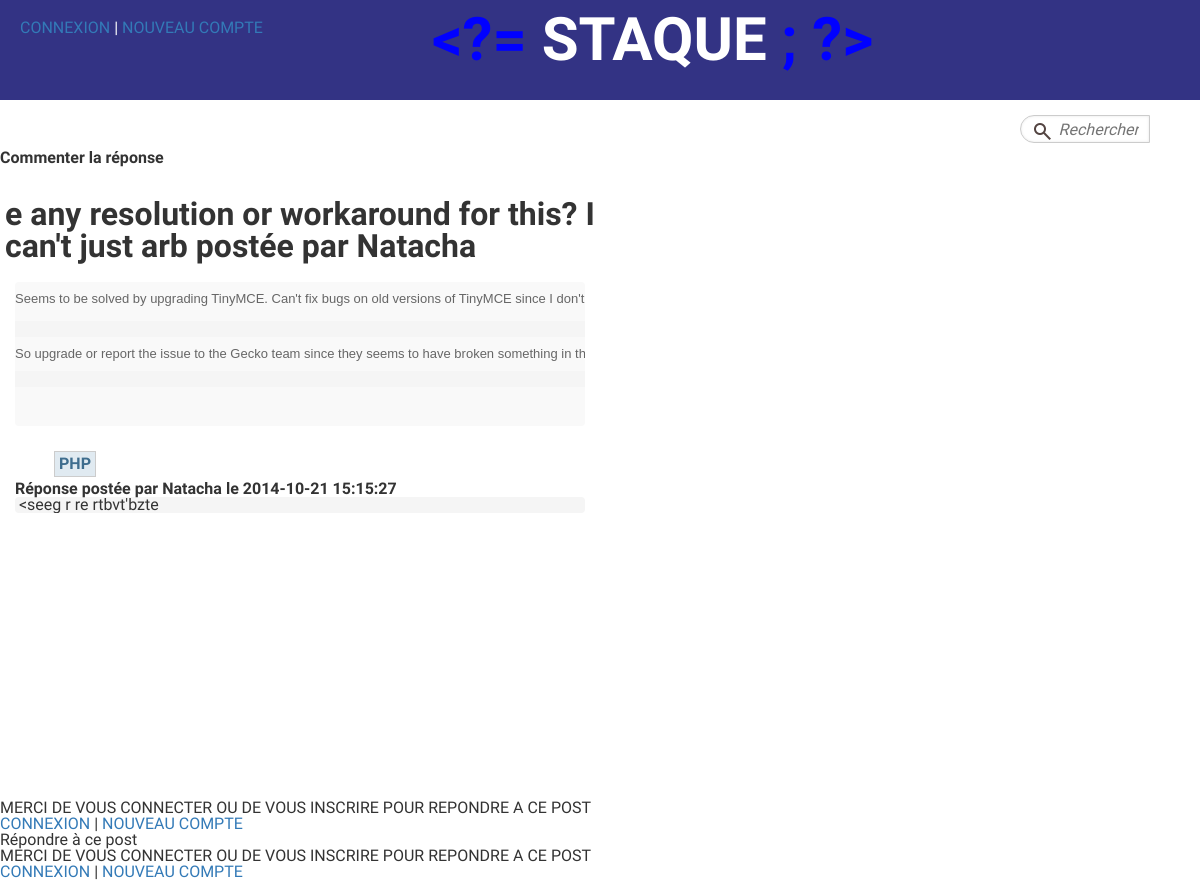
Page /questionsDetail.php?id=105 on the committed database.
### tables this page shows
CREATE TABLE IF NOT EXISTS `questions` (
  `id` int(11) NOT NULL AUTO_INCREMENT,
  `title` varchar(150) NOT NULL,
  `contenu` text NOT NULL,
  `id_user` int(11) NOT NULL,
  `keyword1` varchar(255) NOT NULL,
  `keyword2` varchar(255) DEFAULT NULL,
  `keyword3` varchar(255) DEFAULT NULL,
  `keyword4` varchar(255) DEFAULT NULL,
  `keyword5` varchar(255) DEFAULT NULL,
  `vote_type` tinyint(4) NOT NULL,
  `dateCreated` datetime NOT NULL,
  `dateModified` datetime NOT NULL,
  PRIMARY KEY (`id`)
);

CREATE TABLE IF NOT EXISTS `users` (
  `id` int(11) NOT NULL AUTO_INCREMENT,
  `name` varchar(255) NOT NULL,
  `avatar` varchar(255) DEFAULT NULL,
  `email` varchar(50) NOT NULL,
  `username` varchar(50) NOT NULL,
  `password` varchar(255) NOT NULL,
  `salt` varchar(50) NOT NULL,
  `token` varchar(50) NOT NULL,
  `dateRegistered` datetime NOT NULL,
  `dateModified` datetime NOT NULL,
  `job` varchar(255) NOT NULL,
  `country` varchar(255) NOT NULL,
  `language` varchar(255) NOT NULL,
  `externallink` varchar(255) DEFAULT NULL,
  PRIMARY KEY (`id`)
);

CREATE TABLE IF NOT EXISTS `answers` (
  `id` int(11) NOT NULL AUTO_INCREMENT,
  `contenu` text NOT NULL,
  `id_question` int(11) NOT NULL,
  `id_user` int(11) NOT NULL,
  `dateCreated` datetime NOT NULL,
  `dateModified` datetime NOT NULL,
  PRIMARY KEY (`id`)
);

### inc/functions.php (called while the page is built, shortened)
<?php
	function userIsLogged(){
		return false;
	}
?>

### questionsDetail.php (the view, shortened to what this page needs)
<?php
    include("db.php");
    include("inc/functions.php");
    include("inc/top.php");
$id = "";
if (!empty($_GET['id'])){
    $id = $_GET['id'];
  }
$sql="SELECT questions.id AS questId, questions.title, questions.contenu, questions.id_user AS userId,
  questions.keyword1, questions.keyword2, questions.keyword3, questions.keyword4, questions.keyword5, questions.dateCreated,
  users.id AS idUser, users.name, users.avatar, users.email, users.username, users.password, users.job, users.country, users.language, users.externallink
      FROM questions
      LEFT JOIN users on users.id=questions.id_user
      WHERE questions.id= :id";
    $stmt=$dbh->prepare($sql);
    $stmt ->bindValue(":id", $id);
    $stmt->execute();
    $question=$stmt->fetch();
$sql="SELECT answers.id AS answId, answers.id_question, answers.contenu, answers.id_user, answers.dateCreated, users.id, users.username
      FROM answers
      LEFT JOIN users on users.id=answers.id_user";
    $stmt=$dbh->prepare($sql);
    $stmt->execute();
    $answers=$stmt->fetchAll();
$sql="SELECT questions.id AS questId,
            comments.id AS commId, comments.id_question, comments.contenu AS commContent, comments.id_user AS commIdUser, comments.id_answer AS commAnswId, comments.dateCreated,
            answers.id AS answId, answers.id_question, answers.contenu AS answContent, answers.id_user AS answIdUser, users.id AS idUser, users.username
      FROM comments
      LEFT JOIN questions on questions.id = comments.id_question
      LEFT JOIN answers on answers.id=comments.id_answer
      LEFT JOIN users on users.id=comments.id_user";
    $stmt=$dbh->prepare($sql);
    $stmt->execute();
    $comments=$stmt->fetchAll();
?>
<main class="mainContentQuestions">
<div class="maindetail">
        <div id="questionDetail">
            <h3><?php echo $question['title']; ?> postée par  <?php echo $question['username']; ?></h3>
            <div id="contenu">
            <pre><?php echo $question['contenu']; ?></pre>
            <div>
<div id="tag">
            <p class="keyword">
              <?php echo $question['keyword1']; ?>
            </p>
          </div>
        </div>
      </div>
<?php
foreach ($answers as $answer) {
      if ($_GET['id'] == $answer['id_question']) { ?>
            <div id="contenu">
            <h2 style="font-weight: 700">Réponse postée par  <?php echo $answer['username']; ?> le <?php echo $answer['dateCreated']; ?></h2>
            <pre><?php echo $answer['contenu']; ?></pre>
            </div>
<?php
      foreach ($comments as $comment) {
?>
            </div>
      <?php  }
 include("commenter.php");
      }
}?>
  <?php include("repondre.php") ?>
<?php include("inc/bottom.php"); ?>

### commenter.php (shortened to what this page needs)
<?php
    $commentaire = "";
    $quest_id = "";
    if (!empty($_GET['id'])){
    $quest_id = $_GET['id'];
    }
?>
<h4 style="font-weight: 700">Commenter la réponse</h4>
</div>
<?php if (userIslogged()){ ?>
<form action="commenter.php" method="POST">
        <div class="field_container">
            <input type="hidden" name="answer_id" value="<?php echo $answer['answId']; ?>">
            <input type="hidden" name="quest_id" value="<?php echo $quest_id; ?>">
            <input type="hidden" name="comment_id" value="<?php echo $comment['commId']; ?>">
            <div id="comment">
            <textarea value="<?php echo $commentaire; ?>" id="commentaire" cols="30" rows="5" name="commentaire">
            </textarea>
            <div>
<?php
                if (!empty($errors)){
                    echo '<ul class="errors">';
                    foreach($errors as $error){
                        echo '<li>'.$error.'</li>';
                    }
                    echo '</ul>';
                }
        ?>
            <label for="quest"></label>
            <input type="submit" value="POSTER LE COMMENTAIRE !">
        </div>
</form>
<?php }
else { ?>
    <p> MERCI DE VOUS CONNECTER OU DE VOUS INSCRIRE POUR REPONDRE A CE POST </p>
    <a class="login" href="login.php">CONNEXION</a> |
    <a class="signup"href="register.php">NOUVEAU COMPTE</a>
    <?php }
?>

### css/style.css (style rules this page uses)
html, body, div, span, applet, object, iframe, h1, h2, h3, h4, h5, h6, p, blockquote, pre, a, abbr, acronym, address, big, cite, code, del, dfn, em, img, ins, kbd, q, s, samp, small, strike, strong, sub, sup, tt, var, b, u, i, center, dl, dt, dd, ol, ul, li, fieldset, form, label, legend, table, caption, tbody, tfoot, thead, tr, th, td, article, aside, canvas, details, embed, figure, figcaption, footer, header, hgroup, menu, nav, output, ruby, section, summary, time, mark, audio, video { margin: 0; padding: 0; border: 0; font-size: 100%; font: inherit; vertical-align: baseline; }
body { line-height: 1; }
body { font-family: 'Play', sans-serif; }
#questionDetail h3 { clear: both; font-size: 2em; font-weight: 700; padding: 5px; }
#contenu { padding: 15px; }
.mainContentQuestions { width: 1200px; height: 600px; margin:50px auto; }
.maindetail { clear:both; float:left; width: 50%; height: 10%; }
#tag { margin-top: 25px; margin-left: 30px; }
.keyword { border: 1px solid #ccc; color: #3e6d8e; font-weight: bold; display: inline-block; float: left; margin-left: 9px; padding: 4px; background-color: #e0eaf1; }

### rows in the picture
questions: title "e any resolution or workaround for this? I can't just arb", id_user.username "Natacha", contenu "Seems to be solved by upgrading TinyMCE. Can't fix bugs on old versions of TinyMCE since I don't So upgrade or report the issue to the Gecko team since they seems to have broken something in…", keyword1 "PHP"
answers: id_user.username "Natacha", dateCreated "2014-10-21 15:15:27", contenu "<seeg r re rtbvt'bzte"
